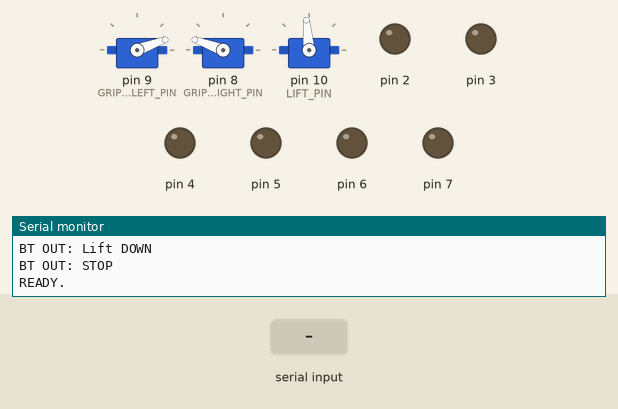
This sketch was run on a simulated Arduino Nano, built with avr-gcc and run on an emulated ATmega328P. On the bench: 3 × servo, output pins drawn as LEDs (lit = HIGH), the last lines printed to the serial monitor. The test bench sets the inputs (shaded band).

Above: at 3.2 s.
3.3 s: byte 70 (CMD_FORWARD) received over Serial
At 4.1 s:
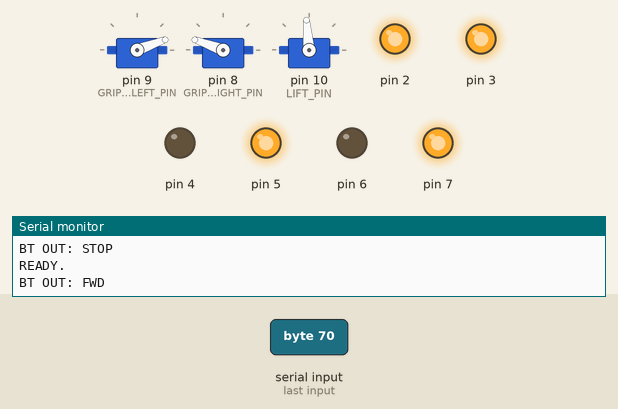
4.8 s: byte 66 (CMD_BACKWARD) received over Serial
At 5.2 s:
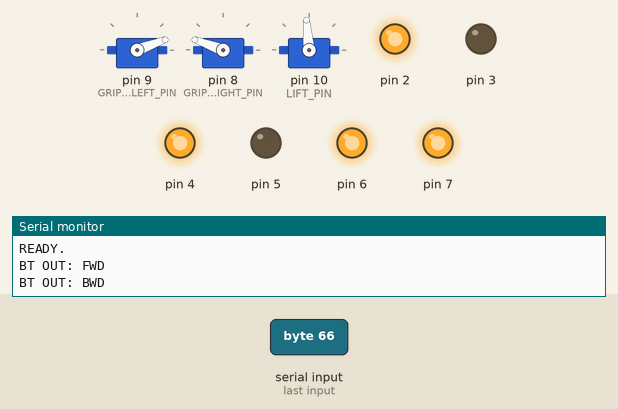
6.3 s: byte 76 (CMD_LEFT) received over Serial
At 7.5 s:
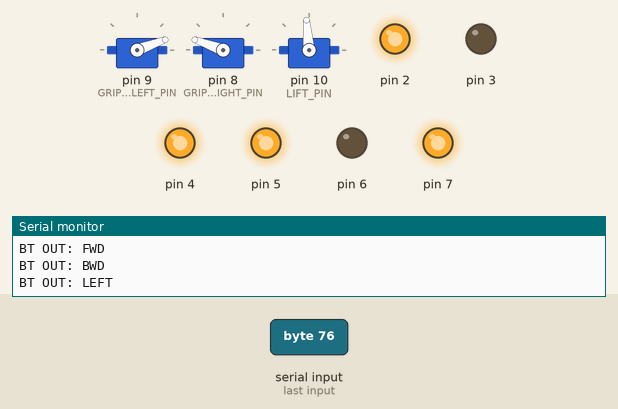
7.8 s: byte 82 (CMD_RIGHT) received over Serial
At 8.8 s:
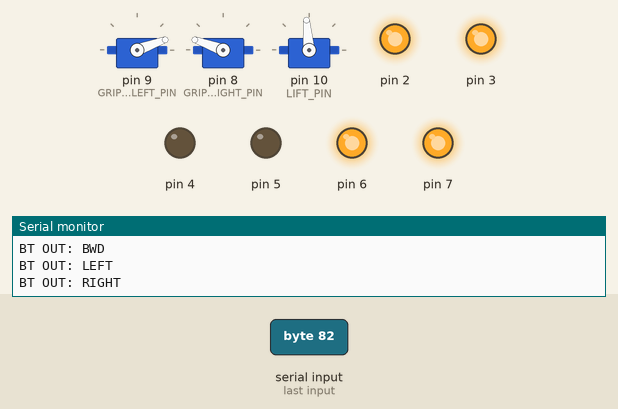
9.3 s: byte 84 (CMD_TRIANGLE) received over Serial
At 10.0 s:
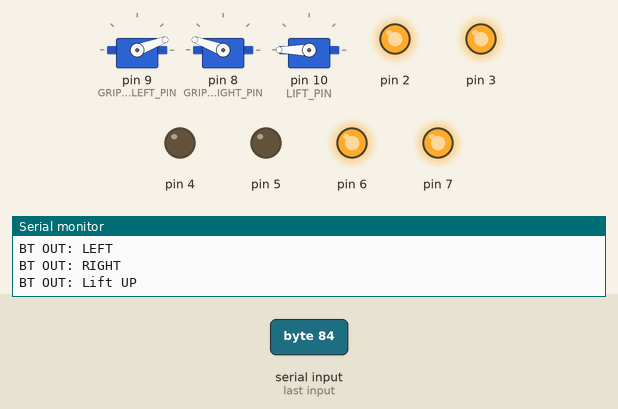
10.8 s: byte 83 (CMD_SQUARE) received over Serial
At 11.4 s:
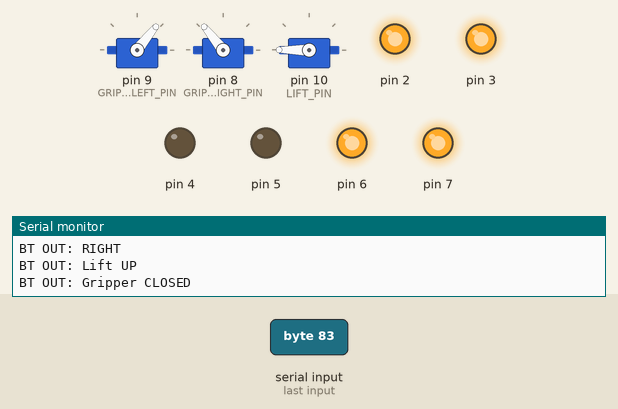
Timing chart, 0 to 13.3 s (numbered marks = the images above; inputs shaded):
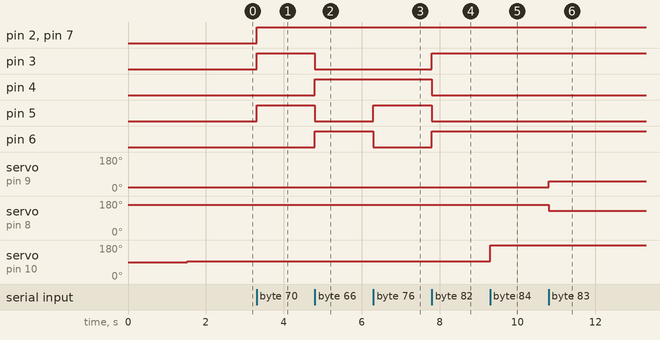

Measured:
- after the input at 3.3 s, pin 2, pin 3, pin 5, pin 7: LOW → HIGH at once
- after the input at 4.8 s, pin 3, pin 5: HIGH → LOW at once; pin 4, pin 6: LOW → HIGH at once
- after the input at 6.3 s, pin 5: LOW → HIGH at once; pin 6: HIGH → LOW at once
- after the input at 7.8 s, pin 3, pin 6: LOW → HIGH at once; pin 4, pin 5: HIGH → LOW at once
- after the input at 9.3 s, servo on pin 10 (LIFT_PIN): 95° → 180° at once
- after the input at 10.8 s, servo on pin 9 (GRIPPER_LEFT_PIN): 20° → 51° at once; servo on pin 8 (GRIPPER_RIGHT_PIN): 160° → 129° at once

The sketch:

Nano.ino
```cpp
#include <Servo.h>
#include <SoftwareSerial.h>

//Define Kontroler
#define CMD_FORWARD 'F'
#define CMD_BACKWARD 'B'
#define CMD_LEFT 'L'
#define CMD_RIGHT 'R'
#define CMD_CIRCLE 'C'
#define CMD_CROSS 'X'
#define CMD_TRIANGLE 'T'
#define CMD_SQUARE 'S'
#define CMD_START 'A'
#define CMD_PAUSE 'P'

// ==================== KONFIGURASI PIN ====================
// Bluetooth HC-05 Configuration
SoftwareSerial bluetooth(11, 12); // RX, TX (menggunakan D11, D12 - bebas konflik Serial)

struct MotorConfig {
    // L298N Pin Connections
    const uint8_t ENA = 2; // PWM motor kiri
    const uint8_t IN1 = 3;
    const uint8_t IN2 = 4;
    const uint8_t IN3 = 5;
    const uint8_t IN4 = 6;
    const uint8_t ENB = 7; // PWM motor kanan

    // Motor constants
    const uint8_t DEFAULT_SPEED = 140;
    const uint8_t MAX_SPEED = 255;
    const uint8_t MIN_SPEED = 0;
} motor;

struct GripperConfig {
    // Servo Pin Connections
    const uint8_t GRIPPER_RIGHT_PIN = 8;
    const uint8_t GRIPPER_LEFT_PIN = 9;
    const uint8_t LIFT_PIN = 10;

    // Nilai sudut untuk servo (0-180 derajat)
    const uint8_t GRIPPER_LEFT_OPEN = 20;
    const uint8_t GRIPPER_RIGHT_OPEN = 160;
    const uint8_t GRIPPER_LEFT_CLOSE = 51;
    const uint8_t GRIPPER_RIGHT_CLOSE = 129;
    const uint8_t GRIPPER_LEFT_CLB = 0;
    const uint8_t GRIPPER_RIGHT_CLB = 180;
    const uint8_t LIFT_UP = 180;
    const uint8_t LIFT_DOWN = 95;
} gripper;

// ==================== DEKLARASI OBJEK ====================
Servo gripperLeftServo;
Servo gripperRightServo;
Servo liftServo;

// ==================== VARIABEL GLOBAL ====================
uint8_t currentSpeed = motor.DEFAULT_SPEED;
bool gripperOpen = true;
bool liftUp = false;
bool bluetoothMode = true;

// ==================== DEKLARASI FUNGSI ====================
void sendBluetooth(String message);
void processBluetoothCommand(char command);

// ==================== CLASS GRIPPER CONTROLLER ====================
class GripperController {
public:
    void init() {
        gripperLeftServo.attach(gripper.GRIPPER_LEFT_PIN);
        gripperRightServo.attach(gripper.GRIPPER_RIGHT_PIN);
        liftServo.attach(gripper.LIFT_PIN);
    }

    void openGripper() {
        gripperLeftServo.write(gripper.GRIPPER_LEFT_OPEN);
        gripperRightServo.write(gripper.GRIPPER_RIGHT_OPEN);
        gripperOpen = true;
        sendBluetooth("Gripper OPENED");
    }

    void closeGripper() {
        gripperLeftServo.write(gripper.GRIPPER_LEFT_CLOSE);
        gripperRightServo.write(gripper.GRIPPER_RIGHT_CLOSE);
        gripperOpen = false;
        sendBluetooth("Gripper CLOSED");
    }

    void calibrateGripper() {
        gripperLeftServo.write(gripper.GRIPPER_LEFT_CLB);
        gripperRightServo.write(gripper.GRIPPER_RIGHT_CLB);
        sendBluetooth("Kalibrasi Gripper");
    }

    void liftUpFunc() {
        liftServo.write(gripper.LIFT_UP);
        liftUp = true;
        sendBluetooth("Lift UP");
    }

    void liftDownFunc() {
        liftServo.write(gripper.LIFT_DOWN);
        liftUp = false;
        sendBluetooth("Lift DOWN");
    }

    bool getGripperState() { return gripperOpen; }
    bool getLiftState() { return liftUp; }
} gripperCtrl;

// ==================== CLASS MOTOR CONTROLLER ====================
class MotorController {
private:
    void setMotorDirection(bool leftForward, bool rightForward) {
        // Motor kiri (A)
        if (leftForward) {
            digitalWrite(motor.IN1, HIGH);
            digitalWrite(motor.IN2, LOW);
        } else {
            digitalWrite(motor.IN1, LOW);
            digitalWrite(motor.IN2, HIGH);
        }

        // Motor kanan (B)
        if (rightForward) {
            digitalWrite(motor.IN3, HIGH);
            digitalWrite(motor.IN4, LOW);
        } else {
            digitalWrite(motor.IN3, LOW);
            digitalWrite(motor.IN4, HIGH);
        }
    }

public:
    void setSpeed(uint8_t leftSpeed, uint8_t rightSpeed) {
        analogWrite(motor.ENA, leftSpeed);
        analogWrite(motor.ENB, rightSpeed);
    }

    void moveForward(uint8_t speed = currentSpeed) {
        setSpeed(speed, speed);
        setMotorDirection(true, true);
        sendBluetooth("FWD");
    }

    void moveBackward(uint8_t speed = currentSpeed) {
        setSpeed(speed, speed);
        setMotorDirection(false, false);
        sendBluetooth("BWD");
    }

    void turnLeft(uint8_t speed = currentSpeed) {
        setSpeed(speed, speed);
        setMotorDirection(false, true);
        sendBluetooth("LEFT");
    }

    void turnRight(uint8_t speed = currentSpeed) {
        setSpeed(speed, speed);
        setMotorDirection(true, false);
        sendBluetooth("RIGHT");
    }

    void stop() {
        digitalWrite(motor.IN1, LOW);
        digitalWrite(motor.IN2, LOW);
        digitalWrite(motor.IN3, LOW);
        digitalWrite(motor.IN4, LOW);
        analogWrite(motor.ENA, 0);
        analogWrite(motor.ENB, 0);
        sendBluetooth("STOP");
    }
} motorCtrl;

// ==================== IMPLEMENTASI FUNGSI BANTU ====================
void sendBluetooth(String message) {
    if (bluetoothMode && bluetooth) {
        bluetooth.println(message);
    }
    // Selalu cetak ke Serial Monitor untuk debugging
    Serial.print("BT OUT: ");
    Serial.println(message);
}

// ==================== INISIALISASI PIN ====================
void initializePins() {
    pinMode(motor.ENA, OUTPUT);
    pinMode(motor.IN1, OUTPUT);
    pinMode(motor.IN2, OUTPUT);
    pinMode(motor.IN3, OUTPUT);
    pinMode(motor.IN4, OUTPUT);
    pinMode(motor.ENB, OUTPUT);

    digitalWrite(motor.IN1, LOW);
    digitalWrite(motor.IN2, LOW);
    digitalWrite(motor.IN3, LOW);
    digitalWrite(motor.IN4, LOW);
}

// ==================== SETUP ====================
void setup() {
    Serial.begin(9600);
    Serial.setTimeout(50); // Cegah parseInt() blocking lama
    bluetooth.begin(9600);

    delay(1000);
    Serial.println("SYSTEM START...");

    initializePins();
    gripperCtrl.init(); // Init servo sekali di sini

    // Posisi awal
    gripperCtrl.openGripper();
    delay(500);
    gripperCtrl.liftDownFunc();
    delay(500);
    motorCtrl.stop();

    Serial.println("READY.");
}

// ==================== LOOP ====================
void loop() {
  if (Serial.available()) {
    char cmd = Serial.peek(); // Intip karakter pertama

    // Jika perintah diawali huruf 'V', itu adalah data slider PWM
    if (cmd == 'V') {
      Serial.read(); // Buang huruf 'V'
      int pwmValue = Serial.parseInt(); // Baca angkanya (0-255)

      // Update kecepatan motor (Tanpa ganggu servo)
      currentSpeed = constrain(pwmValue, motor.MIN_SPEED, motor.MAX_SPEED);
      motorCtrl.setSpeed(currentSpeed, currentSpeed);

      // Buang newline setelah angka
      while(Serial.available() && Serial.peek() == '\n') Serial.read();
    }
    else {
      // Jika bukan V, berarti perintah biasa (F, B, L, R, dll)
      char command = Serial.read();
      processBluetoothCommand(command);
    }
  }
}

// ==================== PROCESS BLUETOOTH COMMANDS ====================
void processBluetoothCommand(char command) {
  switch (command) {
    case CMD_FORWARD:
        motorCtrl.moveForward();
        break;
    case CMD_BACKWARD:
        motorCtrl.moveBackward();
        break;
    case CMD_LEFT:
        motorCtrl.turnLeft();
        break;
    case CMD_RIGHT:
        motorCtrl.turnRight();
        break;
    case CMD_CIRCLE:
        gripperCtrl.openGripper();
        break;
    case CMD_CROSS:
        gripperCtrl.liftDownFunc();
        break;
    case CMD_TRIANGLE:
        gripperCtrl.liftUpFunc();
        break;
    case CMD_SQUARE:
        gripperCtrl.closeGripper();
        break;
    case CMD_START:
        gripperCtrl.calibrateGripper();
        break;
    case CMD_PAUSE:
        motorCtrl.stop();
        break;
    default:
        break;
  }
}
```
